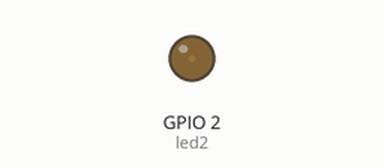
Recording of a program running on a simulated ESP32 board running MicroPython. Shown: output pins drawn as LEDs (lit = HIGH).

Above: at 0.05 s.
At 1.25 s:
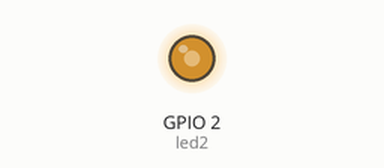
At 1.85 s:
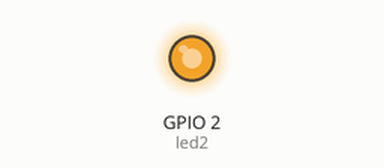
At 3.7 s:
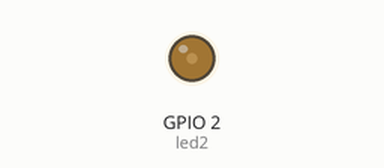
Timing chart, 0 to 5.4 s (numbered marks = the images above):
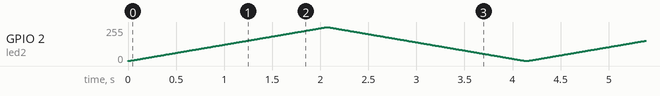

The program:

pwm_led.py
```python
from machine import Pin, PWM
import utime as time


def do_led():
    pin2 = Pin(2, Pin.OUT)
    for i in range(1, 101):
        pin2.value(i % 2)
        time.sleep(0.2)


def do_pwm():
    led2 = PWM(Pin(2))
    led2.freq(1000)

    for _ in range(10):
        for i in range(0, 1024):
            led2.duty(i)
            time.sleep_ms(2)

        for i in range(1023, -1, -1):
            led2.duty(i)
            time.sleep_ms(2)


def main():
    # do_led()
    do_pwm()


if __name__ == "__main__":
    main()
```
